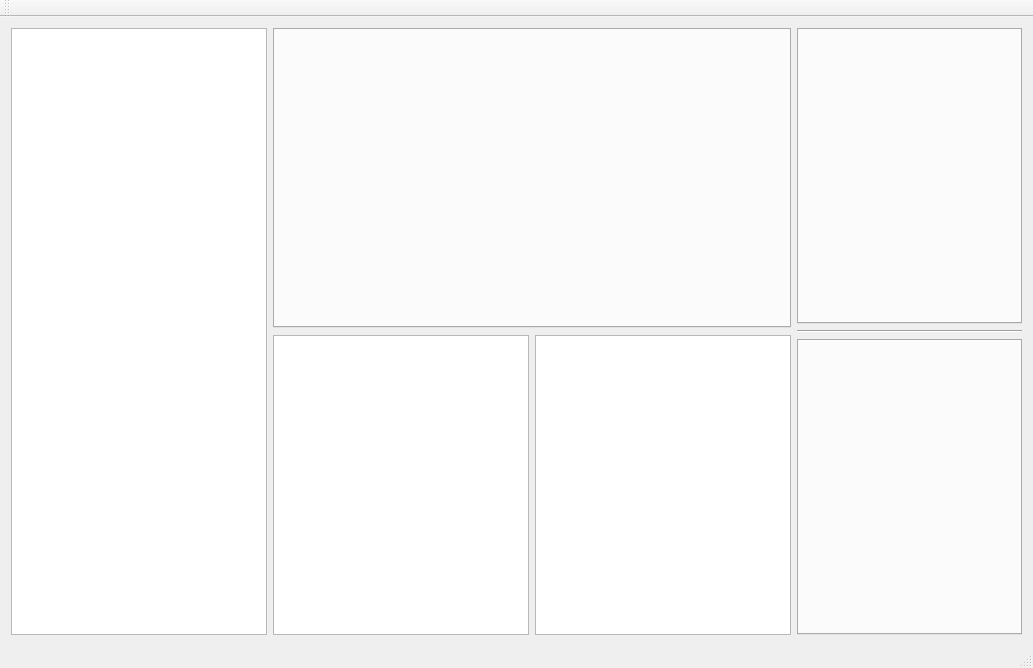
<?xml version="1.0" encoding="UTF-8"?>
<ui version="4.0">
 <class>MainWindow</class>
 <widget class="QMainWindow" name="MainWindow">
  <property name="geometry">
   <rect>
    <x>0</x>
    <y>0</y>
    <width>1033</width>
    <height>668</height>
   </rect>
  </property>
  <property name="windowTitle">
   <string>MainWindow</string>
  </property>
  <widget class="QWidget" name="centralWidget">
   <layout class="QHBoxLayout" name="horizontalLayout_4">
    <item>
     <layout class="QHBoxLayout" name="horizontalLayout">
      <item>
       <widget class="QListWidget" name="fileList"/>
      </item>
      <item>
       <layout class="QVBoxLayout" name="verticalLayout_2">
        <property name="spacing">
         <number>7</number>
        </property>
        <property name="sizeConstraint">
         <enum>QLayout::SetDefaultConstraint</enum>
        </property>
        <item>
         <widget class="QTabWidget" name="tabWidget"/>
        </item>
        <item>
         <layout class="QHBoxLayout" name="horizontalLayout_2">
          <item>
           <widget class="QTextEdit" name="textEdit"/>
          </item>
          <item>
           <widget class="QTableWidget" name="tableWidget"/>
          </item>
         </layout>
        </item>
       </layout>
      </item>
      <item>
       <layout class="QVBoxLayout" name="verticalLayout">
        <item>
         <widget class="QTabWidget" name="plateWidget"/>
        </item>
        <item>
         <widget class="Line" name="line">
          <property name="orientation">
           <enum>Qt::Horizontal</enum>
          </property>
         </widget>
        </item>
        <item>
         <widget class="QTabWidget" name="charWidget">
          <property name="currentIndex">
           <number>-1</number>
          </property>
         </widget>
        </item>
       </layout>
      </item>
     </layout>
    </item>
   </layout>
  </widget>
  <widget class="QToolBar" name="toolBar">
   <attribute name="toolBarArea">
    <enum>TopToolBarArea</enum>
   </attribute>
   <attribute name="toolBarBreak">
    <bool>false</bool>
   </attribute>
  </widget>
  <widget class="QStatusBar" name="statusBar"/>
  <action name="actionopenFolder">
   <property name="text">
    <string>openFolder</string>
   </property>
  </action>
 </widget>
 <layoutdefault spacing="6" margin="11"/>
 <resources/>
 <connections/>
</ui>
